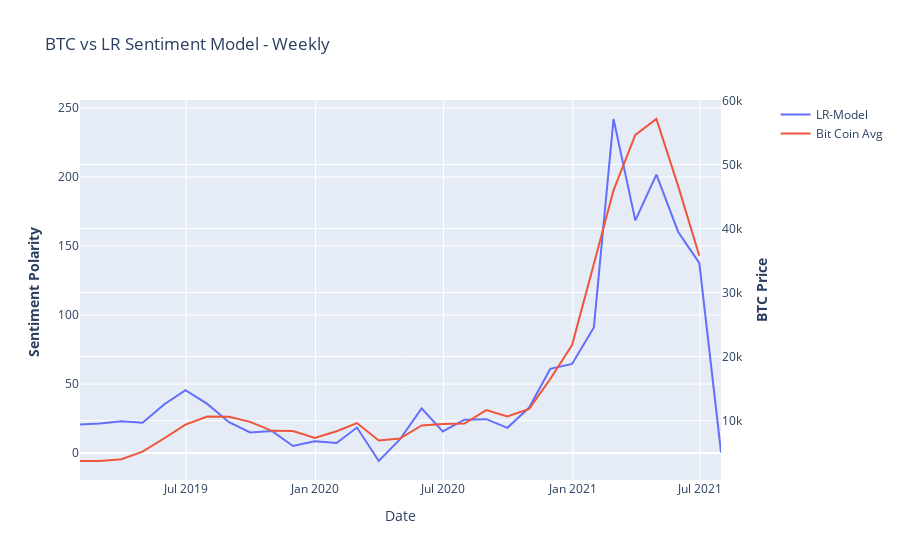

The code cell stored with this chart in its notebook:
### Code cell
dchunk='m'
a=df.resample(dchunk).sum().polarity
btc_price=pd.read_csv(r"C:\Users\Ben\Desktop\Diplomatiki\CryptoSent\Datasets\other\coin_Bitcoin.csv")
btc_price.Date=pd.to_datetime(btc_price.Date)
btc_price=btc_price.set_index('Date')
btc_price['avg_price']=(btc_price.High+btc_price.Low)/2

btc_price_avg=btc_price.resample(dchunk).mean().loc['2019':'2021-06']['avg_price']

# Create figure with secondary y-axis
fig = make_subplots(specs=[[{"secondary_y": True}]])

# Add traces
fig.add_trace(
    go.Scatter(x=a.index, y=a, name="LR-Model"),
    secondary_y=False,
)

fig.add_trace(
    go.Scatter(x=btc_price_avg.index, y=btc_price_avg, name="Bit Coin Avg"),
    secondary_y=True,
)

# Add figure title
fig.update_layout(
    title_text="BTC vs LR Sentiment Model - Weekly"
)

# Set x-axis title
fig.update_xaxes(title_text="Date")

# Set y-axes titles
fig.update_yaxes(title_text="<b>Sentiment Polarity </b>", secondary_y=False)
fig.update_yaxes(title_text="<b>BTC Price</b>", secondary_y=True)

fig.show()

### Figure 1 — Plotly figure (JSON) as saved in the notebook; plotly's stock layout.template omitted (floating-point values rounded to 4 significant figures)
{"data": [{"name": "LR-Model", "type": "scatter", "x": ["2019-01-31T00:00:00", "2019-02-28T00:00:00", "2019-03-31T00:00:00", "2019-04-30T00:00:00", "2019-05-31T00:00:00", "2019-06-30T00:00:00", "2019-07-31T00:00:00", "2019-08-31T00:00:00", "2019-09-30T00:00:00", "2019-10-31T00:00:00", "2019-11-30T00:00:00", "2019-12-31T00:00:00", "2020-01-31T00:00:00", "2020-02-29T00:00:00", "2020-03-31T00:00:00", "2020-04-30T00:00:00", "2020-05-31T00:00:00", "2020-06-30T00:00:00", "2020-07-31T00:00:00", "2020-08-31T00:00:00", "2020-09-30T00:00:00", "2020-10-31T00:00:00", "2020-11-30T00:00:00", "2020-12-31T00:00:00", "2021-01-31T00:00:00", "2021-02-28T00:00:00", "2021-03-31T00:00:00", "2021-04-30T00:00:00", "2021-05-31T00:00:00", "2021-06-30T00:00:00", "2021-07-31T00:00:00"], "xaxis": "x", "y": [20.78, 21.47, 23.07, 22.01, 35.4, 45.55, 35.65, 22.38, 15.0, 16.03, 5.115, 8.637, 7.359, 18.49, -5.729, 9.857, 32.41, 15.72, 24.2, 24.55, 18.29, 32.97, 61.02, 64.56, 91.0, 242.0, 168.6, 201.7, 160.2, 137.8, 0.4049], "yaxis": "y"}, {"name": "Bit Coin Avg", "type": "scatter", "x": ["2019-01-31T00:00:00", "2019-02-28T00:00:00", "2019-03-31T00:00:00", "2019-04-30T00:00:00", "2019-05-31T00:00:00", "2019-06-30T00:00:00", "2019-07-31T00:00:00", "2019-08-31T00:00:00", "2019-09-30T00:00:00", "2019-10-31T00:00:00", "2019-11-30T00:00:00", "2019-12-31T00:00:00", "2020-01-31T00:00:00", "2020-02-29T00:00:00", "2020-03-31T00:00:00", "2020-04-30T00:00:00", "2020-05-31T00:00:00", "2020-06-30T00:00:00", "2020-07-31T00:00:00", "2020-08-31T00:00:00", "2020-09-30T00:00:00", "2020-10-31T00:00:00", "2020-11-30T00:00:00", "2020-12-31T00:00:00", "2021-01-31T00:00:00", "2021-02-28T00:00:00", "2021-03-31T00:00:00", "2021-04-30T00:00:00", "2021-05-31T00:00:00", "2021-06-30T00:00:00"], "xaxis": "x", "y": [3706.0, 3706.0, 3973.0, 5167.0, 7257.0, 9381.0, 10660.0, 10620.0, 9810.0, 8413.0, 8394.0, 7293.0, 8347.0, 9632.0, 6901.0, 7199.0, 9250.0, 9475.0, 9553.0, 11640.0, 10660.0, 11830.0, 16510.0, 21790.0, 34460.0, 45950.0, 54610.0, 57080.0, 46600.0, 35740.0], "yaxis": "y2"}], "layout": {"title": {"text": "BTC vs LR Sentiment Model - Weekly"}, "xaxis": {"anchor": "y", "domain": [0, 0.94], "title": {"text": "Date"}}, "yaxis": {"anchor": "x", "domain": [0, 1], "title": {"text": "<b>Sentiment Polarity </b>"}}, "yaxis2": {"anchor": "x", "overlaying": "y", "side": "right", "title": {"text": "<b>BTC Price</b>"}}}}
